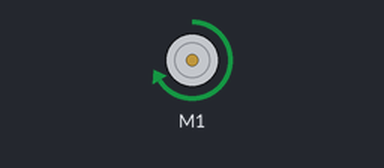
Bench run of a sketch on a simulated Arduino Uno, built with avr-gcc and run on an emulated ATmega328P. Parts: DC motor (green arrow = forward, orange = backward, longer = faster).

Above: at 0.1 s.
Timing chart, 0 to 1.6 s (numbered marks = the images above):
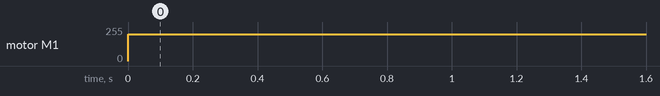

Measured:
- by itself, motor M1: stopped → forward 200/255 at 0.00 s

The sketch:

Motor_Sheild_Sample.ino
```cpp
#include <AFMotor.h>        // Headerfile for the L293D sheild

AF_DCMotor motor(1);       // DC Gear Motor is connected to motor port 1

void setup()
{
  motor.setSpeed(200);    // DC Gear Motor speed is set within range of (0 - 255)
  motor.run(RELEASE);     // DC Gear Motor is set in STOP action
}

void loop()
{

  motor.run(FORWARD);     // DC Gear Motor is set for Forward Motion

 }
```
